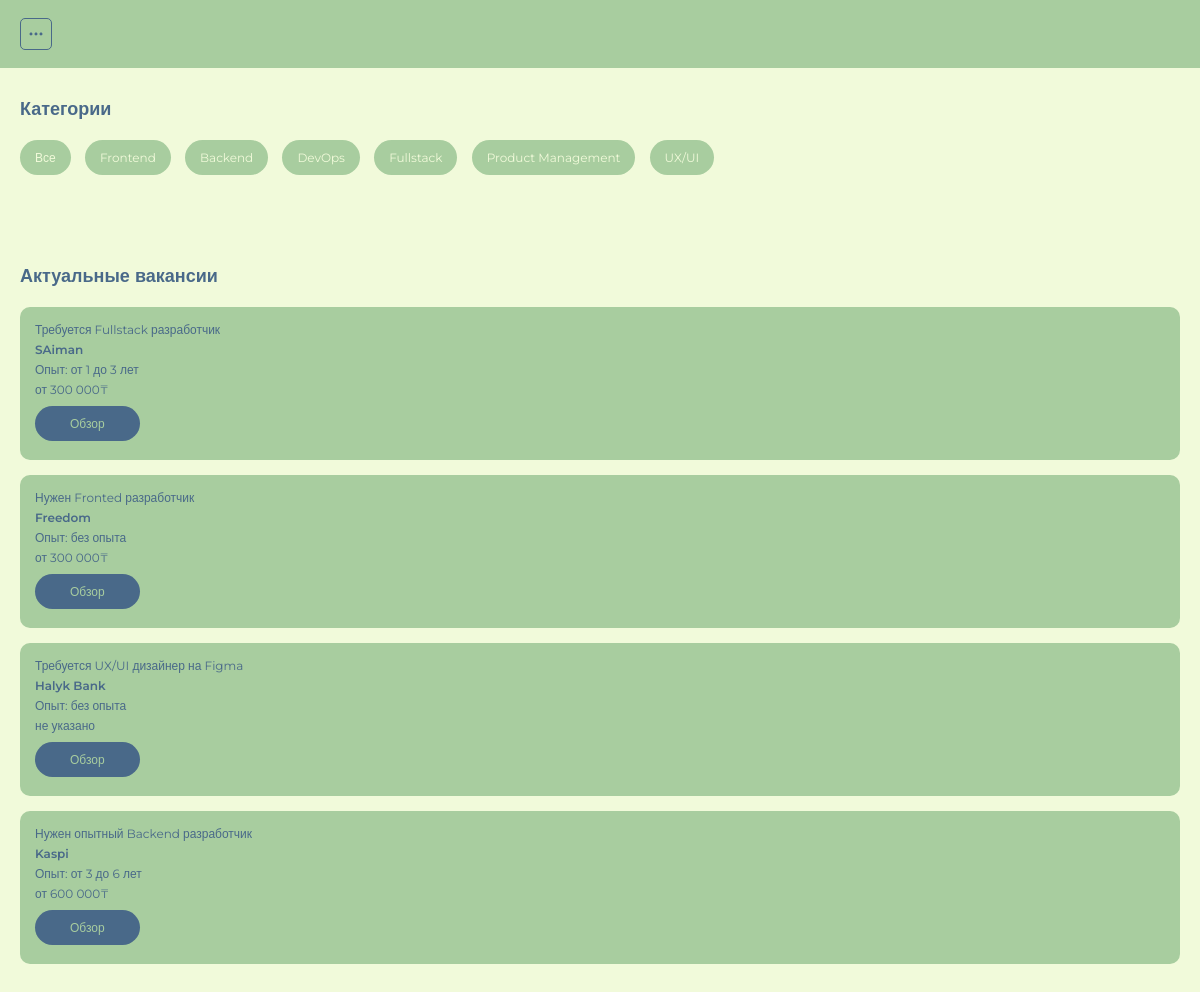
The page / on the database its author committed.
### startit_app/models.py (models this page shows, shortened)
class Category(models.Model):
    name = models.CharField("Название категории", max_length=255)
    slug = models.SlugField(unique=True, editable=False, blank=True)
    class Meta:
        verbose_name = "Категория"
        verbose_name_plural = "Категории"

class Job(models.Model):
    title = models.CharField("Название вакансии", max_length=255)
    category = models.ForeignKey(Category, on_delete=models.CASCADE, verbose_name="Выберите категорию")
    company = models.CharField("Название компании", max_length=100)  # Исправлено название компании
    experience = models.CharField("Опыт работы", max_length=255, default="без опыта")
    salary = models.CharField("Оклад", max_length=80)
    description = models.TextField("Описание вакансии")
    skills = models.CharField("Навыки", max_length=255)
    address = models.CharField("Адрес", max_length=100)
    phone = models.CharField("Телефон", max_length=14)
    email = models.EmailField("E-mail", max_length=100)  # Используем EmailField для email
    created_at = models.DateTimeField("Дата и время публикации", default=datetime.now)
    class Meta:
        verbose_name = "Вакансия"
        verbose_name_plural = "Вакансии"

### startit_app/views.py (the view)
# urls.py: path('', views.home_page, name='home_page'),
def home_page(request):
    categories = Category.objects.all()
    jobs = Job.objects.all().order_by('-created_at')[:4]
    context = {
        'categories': categories,
        'jobs': jobs
    }
    return render(request, "home.html", context)

### startit_app/templates/home.html (shortened to what this page needs)
{% extends 'base.html' %}
{% block content %}
<section class="categories">
    <div class="container">
        <h2 class="title">Категории</h2>
        <div class="categories-list">
            <a href="{% url 'jobs_page' %}" class="category-item">Все</a>
            {% for category in categories %}
            <a href="{% url 'jobs_by_category_page' slug=category.slug %}" class="category-item">{{ category.name }}</a>
            {% endfor %}
        </div>
    </div>
</section>
<section class="jobs">
    <div class="container">
        <h2 class="title">Актуальные вакансии</h2>
        <div class="jobs-list">
            {% for job in jobs %}
            <div class="job-card">
                <h3 class="job-card__title">{{ job.title }}</h3>
                <h3 class="job-card__company">{{ job.company }}</h3>
                <h3 class="job-card__title">Опыт: {{ job.experience }}</h3>
                <h3 class="job-card__title">
                    {% if job.salary == "не указано" %}
                        {{ job.salary }}
                    {% else %}
                        {{ job.salary }}&#8376;
                    {% endif %}
                </h3>
                <a href="{% url 'job_detail_page' pk=job.pk %}" class="dark-button">Обзор</a>
            </div>
            {% endfor %}
        </div>
    </div>
</section>
{% endblock %}

### startit_app/templates/base.html (shortened to what this page needs)
{% load static %}
<!DOCTYPE html>
<html lang="en">
<head>
    <link rel="stylesheet" href="{% static 'css/style.css' %}">
</head>
<body>
    <header class="header">
        <div class="container">
            <button class="menu-button" onclick="burgerMenuAction()">
                <img src="{% static 'images/menu.svg' %}" alt="Menu">
            </button>
        </div>
    </header>
    <main>
        {% block content %}
        {% endblock %}
    </main>
</body>
</html>

### startit_app/static/css/style.css (style rules this page uses)
* { padding: 0; margin: 0; box-sizing: border-box; font-family: "Montserrat", sans-serif;; }
:root { --light: #f1fada; --secondary: #A8CD9F; --success:#58A399; --dark:#496989; }
.container { margin-left: 20px; margin-right: 20px; }
.title { font-size: 18px; font-weight: 700; color: var(--dark); }
.header { padding: 18px 0; background-color: var(--secondary); }
.menu-button { background-color: transparent; cursor: pointer; border: 1px solid var(--dark); border-radius: 5px; width: 32px; height: 32px; display: flex; align-items: center; justify-content: center; }
main { background-color: var(--light); min-height: 100vh; }
.categories-list, .jobs-list { margin: 20px 0; }
.categories, .jobs, .job-detail, .auth { padding: 30px 0; }
.category-item { font-size: 12px; display: inline-block; margin-right: 10px; margin-bottom: 10px; text-decoration: none; color: var(--light); background-color: var(--secondary); border-radius: 30px; padding: 10px 15px; transition: 0.3s ease-in-out; }
.job-card { background-color: var(--secondary); padding: 15px; border-radius: 10px; margin-bottom: 15px; }
.job-card__title, .job-card__company { color: var(--dark); font-size: 12px; margin-bottom: 5px; }
.job-card__title { font-weight: 400; }
.job-card__company { font-weight: 600; }
.dark-button, .button-success { cursor: pointer; font-size: 12px; text-decoration: none; display: inline-block; margin: 4px 0; background-color: var(--dark); color: var(--secondary); padding: 10px 35px; border-radius: 30px; border: none; }

### rows shown on the page
Category: name "Frontend"
Category: name "Backend"
Category: name "DevOps"
Category: name "Fullstack"
Category: name "Product Management"
Category: name "UX/UI"
Job: title "Требуется Fullstack разработчик", company "SAiman", experience "от 1 до 3 лет", salary "от 300 000"
Job: title "Нужен Fronted разработчик", company "Freedom", experience "без опыта", salary "от 300 000"
Job: title "Требуется UX/UI дизайнер на Figma", company "Halyk Bank", experience "без опыта", salary "не указано"
Job: title "Нужен опытный Backend разработчик", company "Kaspi", experience "от 3 до 6 лет", salary "от 600 000"
